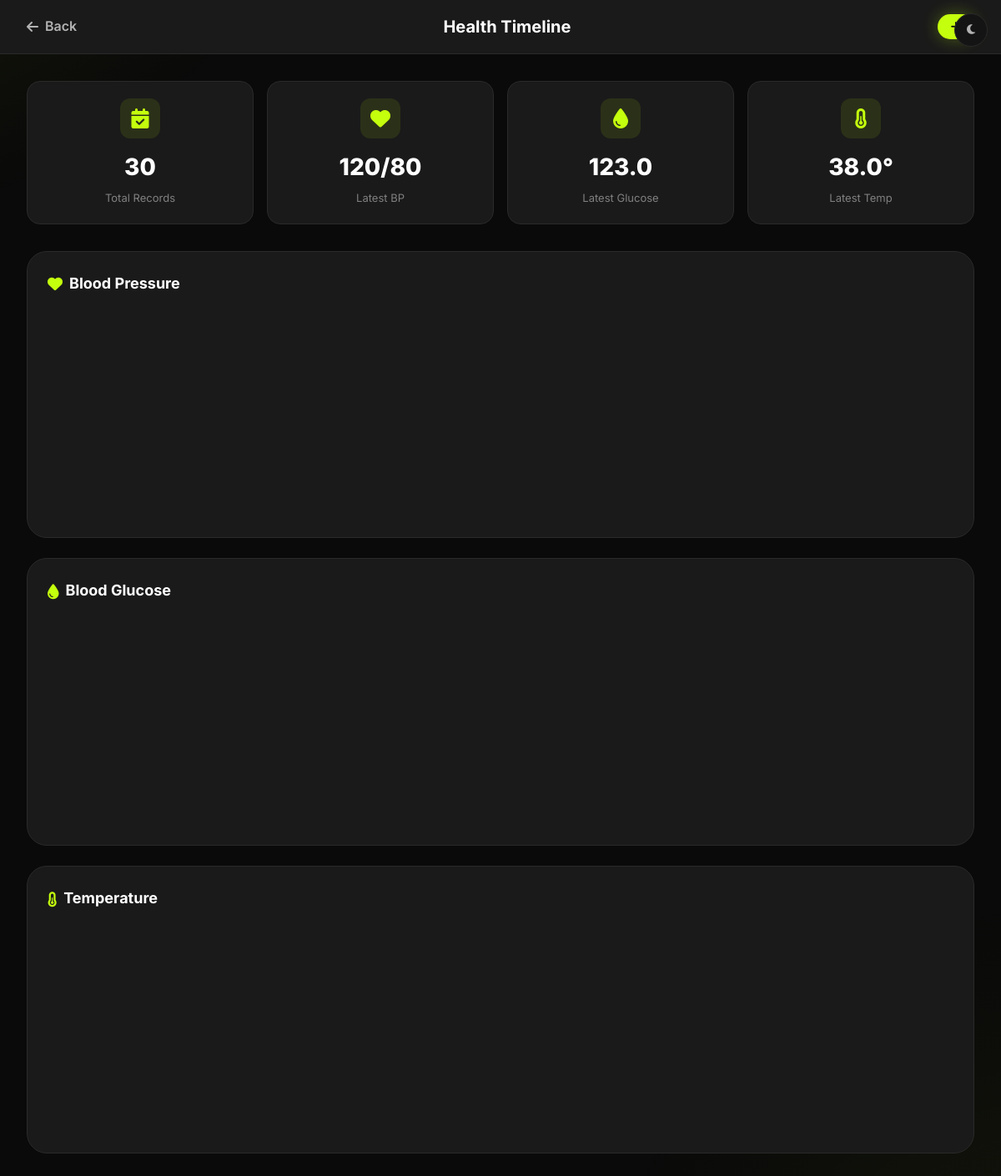
Page /vitals_timeline (signed in) on the committed database.
### app.py (models this page shows)
class VitalRecord(db.Model):
    id = db.Column(db.Integer, primary_key=True)
    user_id = db.Column(db.Integer, db.ForeignKey('user.id'), nullable=False)
    bp_systolic = db.Column(db.Integer, nullable=True)
    bp_diastolic = db.Column(db.Integer, nullable=True)
    blood_glucose = db.Column(db.Float, nullable=True)  # mg/dL
    temperature = db.Column(db.Float, nullable=True)  # Fahrenheit
    heart_rate = db.Column(db.Integer, nullable=True)
    oxygen_saturation = db.Column(db.Integer, nullable=True)  # SpO2 %
    weight = db.Column(db.Float, nullable=True)  # kg
    notes = db.Column(db.Text, nullable=True)
    alert_level = db.Column(db.String(20), default='normal')  # normal, warning, critical
    created_at = db.Column(db.DateTime, default=datetime.utcnow)

### app.py (the view)
@app.route('/vitals_timeline')
@login_required
def vitals_timeline():
    records = VitalRecord.query.filter_by(user_id=current_user.id)\
        .order_by(VitalRecord.created_at.desc())\
        .limit(30).all()
    chart_data = {
        'dates': [r.created_at.strftime('%b %d') for r in reversed(records)],
        'systolic': [r.bp_systolic for r in reversed(records) if r.bp_systolic],
        'diastolic': [r.bp_diastolic for r in reversed(records) if r.bp_diastolic],
        'glucose': [r.blood_glucose for r in reversed(records) if r.blood_glucose],
        'temperature': [r.temperature for r in reversed(records) if r.temperature],
        'heart_rate': [r.heart_rate for r in reversed(records) if r.heart_rate],
        'oxygen': [r.oxygen_saturation for r in reversed(records) if r.oxygen_saturation]
    }
    return render_template('vitals_timeline.html', records=records, chart_data=chart_data)

### app.py (called while the page is built)
@app.context_processor
def inject_languages():
    return dict(LANGUAGES=LANGUAGES)

@login_manager.user_loader
def load_user(user_id):
    return User.query.get(int(user_id))

@app.after_request
def add_security_headers(response):
    response.headers['X-Frame-Options'] = 'SAMEORIGIN'
    response.headers['X-Content-Type-Options'] = 'nosniff'
    response.headers['Referrer-Policy'] = 'strict-origin-when-cross-origin'
    return response

### templates/vitals_timeline.html (shortened to what this page needs)
<!DOCTYPE html>
<html lang="en">
<head>
    <link rel="stylesheet" href="https://cdnjs.cloudflare.com/ajax/libs/font-awesome/6.4.0/css/all.min.css">
    <link rel="stylesheet" href="/static/css/style.css">
</head>
<body>
    <button class="theme-toggle" onclick="toggleTheme()" title="Toggle Theme"
        style="position: fixed; top: 1rem; right: 1rem; z-index: 2000;">
        <i class="fas fa-moon"></i>
    </button>
    <header class="page-header">
        <div class="container">
            <div class="header-content">
                <a href="{{ url_for('dashboard') }}" class="back-btn">
                    <i class="fas fa-arrow-left"></i>
                    <span>Back</span>
                </a>
                <span class="page-title">Health Timeline</span>
                <a href="{{ url_for('vitals_input') }}" class="btn btn-sm btn-primary">
                </a>
            </div>
        </div>
    </header>
    <main class="main-content">
        <div class="container">
            {% if records %}
            <div class="summary-cards">
                <div class="summary-card">
                    <div class="summary-icon">
                        <i class="fas fa-calendar-check"></i>
                    </div>
                    <div class="summary-value">{{ records|length }}</div>
                    <div class="summary-label">Total Records</div>
                </div>
                <div class="summary-card">
                    <div class="summary-icon">
                        <i class="fas fa-heart"></i>
                    </div>
                    <div class="summary-value">{% if records[0].bp_systolic %}{{ records[0].bp_systolic }}/{{
                        records[0].bp_diastolic }}{% else %}-{% endif %}</div>
                    <div class="summary-label">Latest BP</div>
                </div>
                <div class="summary-card">
                    <div class="summary-icon">
                        <i class="fas fa-tint"></i>
                    </div>
                    <div class="summary-value">{{ records[0].blood_glucose|default('-') }}</div>
                    <div class="summary-label">Latest Glucose</div>
                </div>
                <div class="summary-card">
                    <div class="summary-icon">
                        <i class="fas fa-thermometer-half"></i>
                    </div>
                    <div class="summary-value">{% if records[0].temperature %}{{ records[0].temperature }}°{% else %}-{%
                        endif %}</div>
                    <div class="summary-label">Latest Temp</div>
                </div>
            </div>
            <div class="chart-card">
                <div class="chart-header">
                    <div class="chart-title">
                        <i class="fas fa-heart"></i>
                        Blood Pressure
                    </div>
                </div>
                <div class="chart-container" id="bpChart"></div>
            </div>
            <div class="chart-card">
                <div class="chart-header">
                    <div class="chart-title">
                        <i class="fas fa-tint"></i>
                        Blood Glucose
                    </div>
                </div>
                <div class="chart-container" id="glucoseChart"></div>
            </div>
            <div class="chart-card">
                <div class="chart-header">
                    <div class="chart-title">
                        <i class="fas fa-thermometer-half"></i>
                        Temperature
                    </div>
                </div>
                <div class="chart-container" id="tempChart"></div>
            </div>
            {% endif %}
        </div>
    </main>
</body>
</html>

### static/css/style.css (style rules this page uses)
:root { --primary: #C4FF0D; --primary-dark: #9FCC0A; --primary-light: #D4FF3D; --bg-primary: #0A0A0A; --bg-secondary: #141414; --bg-tertiary: #1E1E1E; --bg-card: #1A1A1A; --bg-hover: #252525; --text-primary: #FFFFFF; --text-secondary: #B3B3B3; --text-tertiary: #808080; --text-muted: #4D4D4D; --accent-green: #C4FF0D; --accent-blue: #00D9FF; --accent-purple: #B84DFF; --accent-red: #FF4D4D; --accent-yellow: #FFD700; --success: #00FF88; --warning: #FFB800; --error: #FF4D4D; --info: #00D9FF; --border-color: #2A2A2A; --divider: #1E1E1E; --shadow-sm: 0 2px 8px rgba(0, 0, 0, 0.4); --shadow-md: 0 4px 16px rgba(0, 0, 0, 0.5); --shadow-lg: 0 8px 32px rgba(0, 0, 0, 0.6); --shadow-xl: 0 16px 48px rgba(0, 0, 0, 0.7); --glow-green: 0 0 20px rgba(196, 255, 13, 0.3); --glow-green-strong: 0 0 30px rgba(196, 255, 13, 0.5); --spacing-xs: 0.25rem; --spacing-sm: 0.5rem; --spacing-md: 1rem; --spacing-lg: 1.5rem; --spacing-xl: 2rem; --spacing-2xl: 3rem; --radius-sm: 8px; --radius-md: 12px; --radius-lg: 16px; --radius-xl: 24px; --radius-full: 9999px; --font-primary: 'Inter', -apple-system, BlinkMacSystemFont, 'Segoe UI', sans-serif; --font-mono: 'JetBrains Mono', 'Fira Code', monospace; --transition-fast: 150ms ease; --transition-base: 250ms ease; --transition-slow: 350ms ease; }
* { margin: 0; padding: 0; box-sizing: border-box; }
html { font-size: 16px; -webkit-font-smoothing: antialiased; -moz-osx-font-smoothing: grayscale; }
body { font-family: var(--font-primary); background: var(--bg-primary); color: var(--text-primary); line-height: 1.6; overflow-x: hidden; }
a { color: var(--primary); text-decoration: none; transition: color var(--transition-fast); }
.btn { display: inline-flex; align-items: center; justify-content: center; gap: var(--spacing-sm); padding: 0.875rem 1.75rem; font-size: 0.9375rem; font-weight: 600; border: none; border-radius: var(--radius-full); cursor: pointer; transition: all var(--transition-base); text-decoration: none; white-space: nowrap; }
.btn-primary { background: var(--primary); color: var(--bg-primary); box-shadow: var(--glow-green); }
.btn-sm { padding: 0.5rem 1rem; font-size: 0.875rem; }
.container { width: 100%; max-width: 1400px; margin: 0 auto; padding: 0 var(--spacing-xl); }
.theme-toggle { background: var(--bg-secondary); color: var(--text-secondary); border: 1px solid var(--border-color); width: 40px; height: 40px; border-radius: 50%; cursor: pointer; display: flex; align-items: center; justify-content: center; transition: all 0.2s ease; z-index: 2000; }

### rows in the picture
VitalRecord: bp_systolic "120", bp_diastolic "80", blood_glucose "123.0", temperature "38.0"

### other values in the picture
{{ records|length }} "30"
